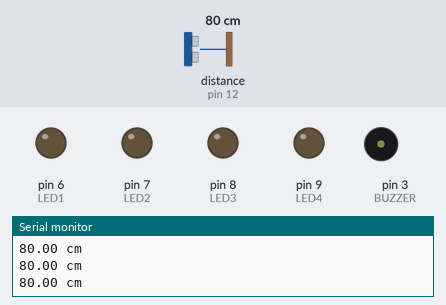
This sketch was run on a simulated Arduino Uno, built with avr-gcc and run on an emulated ATmega328P. Shown: output pins drawn as LEDs (lit = HIGH), buzzer (waves = sounding), the last lines printed to the serial monitor. Wiring (inferred from the names in the program): ultrasonic range finder: trigger pin 11; echo pin 12. The inputs (shaded band) are chosen by the test bench; at power-on: distance to the obstacle (sensor on pin 12) 80 cm. The echo pulse lasts 58.3 µs per cm; pins used as bus, display or sensor lines are not drawn.

Above: at 1.2 s.
1.3 s: distance to the obstacle (sensor on pin 12) set to 33 cm
2.8 s: distance to the obstacle (sensor on pin 12) set to 28 cm
At 3.6 s:
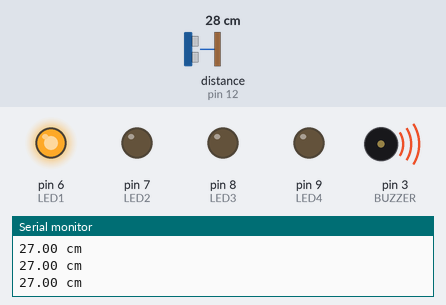
4.3 s: distance to the obstacle (sensor on pin 12) set to 23 cm
7.3 s: distance to the obstacle (sensor on pin 12) set to 18 cm
At 8.5 s:
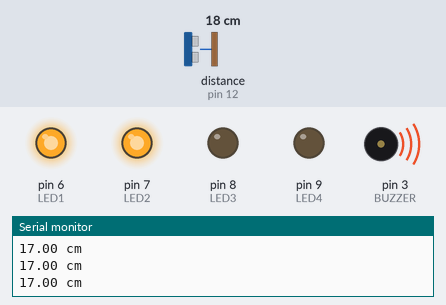
8.8 s: distance to the obstacle (sensor on pin 12) set to 12 cm
10.3 s: distance to the obstacle (sensor on pin 12) set to 9 cm
At 11.0 s:
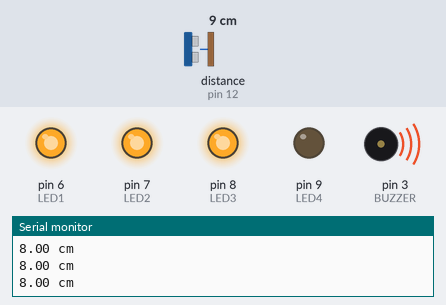
Timing chart, 0 to 12.8 s (numbered marks = the images above; inputs shaded):
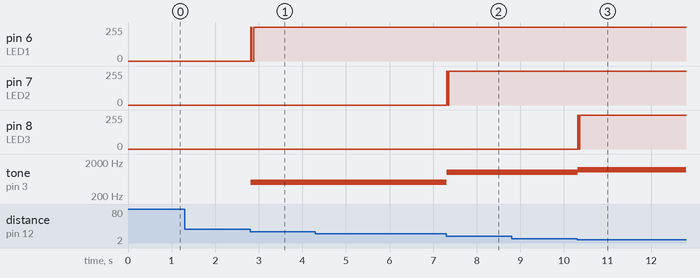

The sketch:

sensor_proximidade.ino
```cpp
/*
 * Guilherme Garcia Nallin
 * Vitor Baltazar Bergamini
 * 3 TDSMD
 */

#include <Ultrasonic.h>

#define LED1 6
#define LED2 7
#define LED3 8
#define LED4 9
#define TRIGGER 11
#define ECHO 12
#define BUZZER 3

const float limite1 = 30.0; // Limites de distância em cm
const float limite2 = 20.0;
const float limite3 = 10.0;
const float limite4 = 5.0;

Ultrasonic ultrassom(11,12);

void setup() {

// Inicie a comunicação Serial a 9600bps
Serial.begin(9600);

// Modo de entrada / saída do pino
pinMode(LED1, OUTPUT);
pinMode(LED2, OUTPUT);
pinMode(LED3, OUTPUT);
pinMode(LED4, OUTPUT);
pinMode(ECHO, INPUT);
pinMode(TRIGGER, OUTPUT);
pinMode(BUZZER, OUTPUT);

// Função que desliga os LEDs
desligarLEDs();

}

void loop() {

// Inicializa o sensor ultrassônico
inicializarTrigger();

// Obtenha a distância
float distancia = calcularDistancia();

// Desligar os LEDs
desligarLEDs();

// Alerta se estiver dentro da zona de perigo
if (distancia < limite1){
// Dispara os alertas
alertas(distancia);
}

}

// Função de desligar os LEDs
void desligarLEDs()
{
digitalWrite(LED1, LOW);
digitalWrite(LED2, LOW);
digitalWrite(LED3, LOW);
digitalWrite(LED4, LOW);
}

// Verifique se algum alerta visual ou sonoro é necessário
void alertas (float distancia){

//entre o limite1 e o limite2
if (distancia < limite1 && distancia >= limite2){

// Ligue o LED 1
digitalWrite(LED1, HIGH);
tone(BUZZER, 500, 50);
}

//entre o limite2 e o limite3
else if (distancia < limite2 && distancia >= limite3){

// Ligue o LED 2
digitalWrite(LED1, HIGH);
digitalWrite(LED2, HIGH);
tone(BUZZER, 1000, 100);
}

// Se a distância estiver entre o limite3 e o limite4
else if (distancia < limite3 && distancia >= limite4){

// Ligue o LED 3
digitalWrite(LED1, HIGH);
digitalWrite(LED2, HIGH);
digitalWrite(LED3, HIGH);
tone(BUZZER, 1200, 150);
}

// menor que o limite4
else if (distancia < limite4){

// Ligue o LED 4
digitalWrite(LED1, HIGH);
digitalWrite(LED2, HIGH);
digitalWrite(LED3, HIGH);
digitalWrite(LED4, HIGH);
tone(BUZZER, 1500, 200);
}
}

// Função usada para calcular a distância
float calcularDistancia(){
float distancia = ultrassom.Ranging(CM);
Serial.print(distancia);
Serial.print(" cm");
Serial.println("");
return distancia;
}

void inicializarTrigger(){
digitalWrite(TRIGGER, LOW);
delayMicroseconds(2);
digitalWrite(TRIGGER, HIGH);
delayMicroseconds(10);
digitalWrite(TRIGGER, LOW);
}
```

Measured:
- the behaviour switches between 31 and 30 cm on distance to the obstacle (sensor on pin 12) (found by bisection; images 0 and 1)
- the behaviour switches between 21 and 20 cm on distance to the obstacle (sensor on pin 12) (found by bisection; images 1 and 2)
- the behaviour switches between 11 and 10 cm on distance to the obstacle (sensor on pin 12) (found by bisection; images 2 and 3)
- after the input at 2.8 s, pin 6 (LED1): 0/255 → 254/255 at once; tone on pin 3 (BUZZER): silent → 500 Hz at once
- after the input at 7.3 s, pin 7 (LED2): 0/255 → 254/255 at once; tone on pin 3 (BUZZER): 500 Hz → 1000 Hz at once
- after the input at 10.3 s, pin 8 (LED3): 0/255 → 254/255 at once; tone on pin 3 (BUZZER): 1000 Hz → 1200 Hz at once
